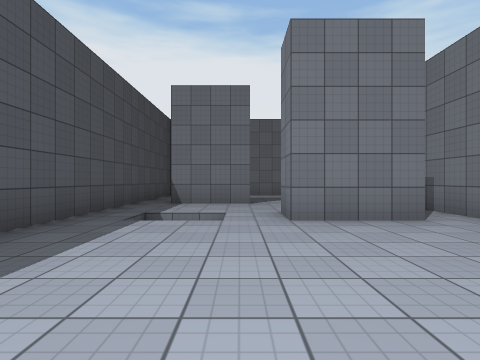
[1] (above)

19 first-person views from a walk through a scene from a Unity 3-D project. The camera is 1.2 m above the floor, looks level and sees 80° across. The floor is counted in squares, 2 m on a side. Each view is taken from the middle of a square. On the plan, view 1 faces up. The plan holds only what a view shows up to about 9 squares ahead; the rest is blank. The place goes on beyond the plan. The player character is not drawn. Surface patterns are stand-ins for the level's own textures.

[2]
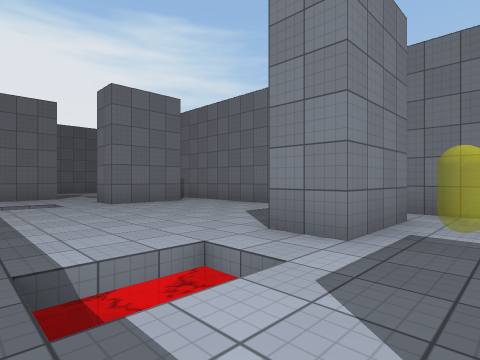

[3]
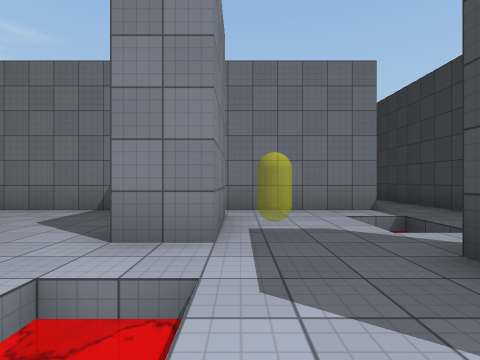

[4]
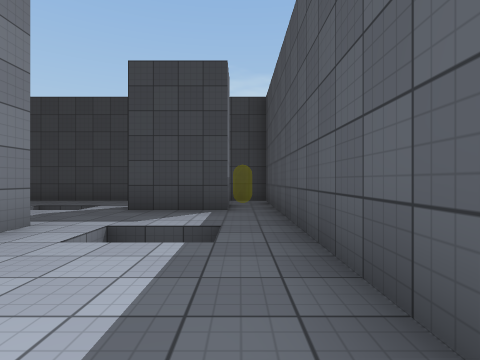

[5]
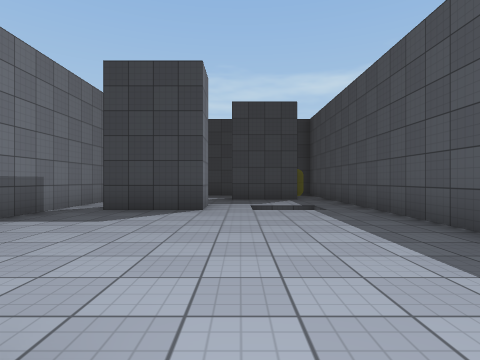

[6]
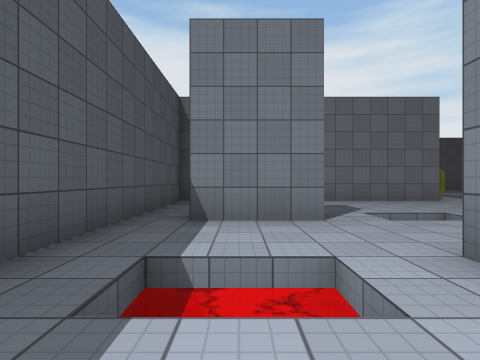

[7]
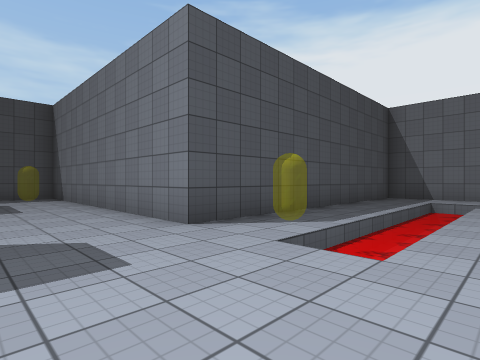

[8]
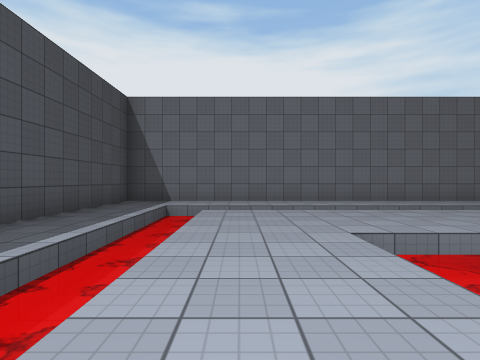

[9]
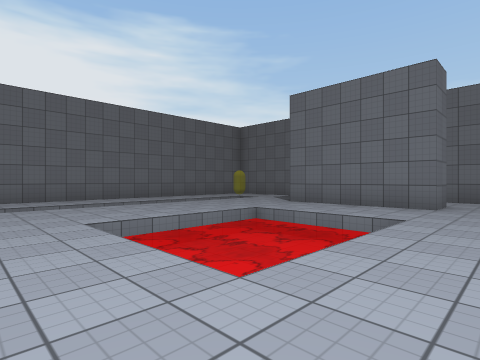

[10]
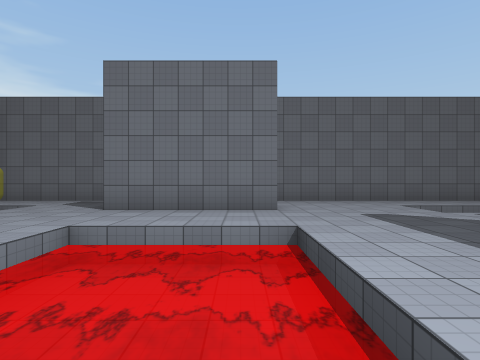

[11]
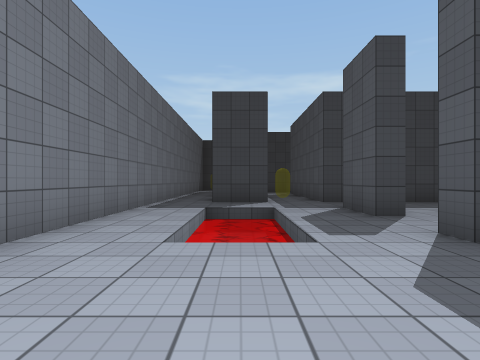

[12]
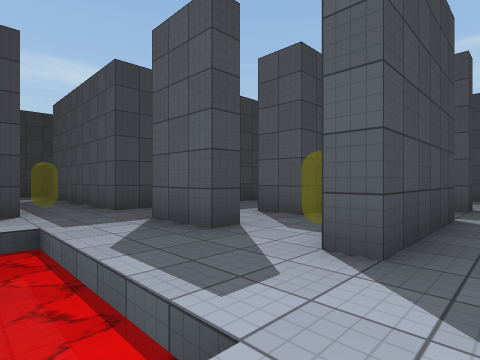

[13]
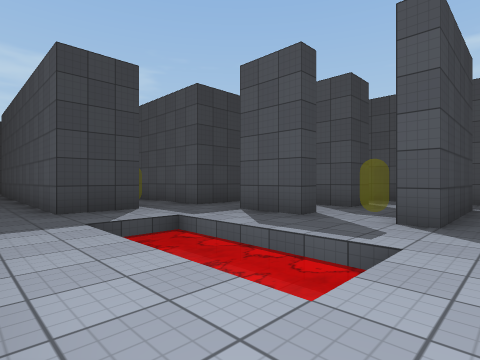

[14]
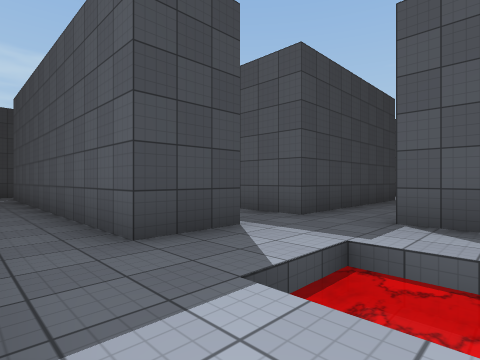

[15]
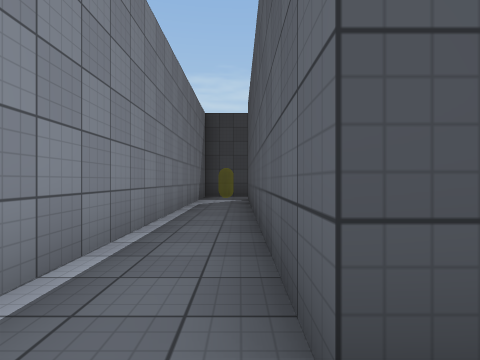

[16]
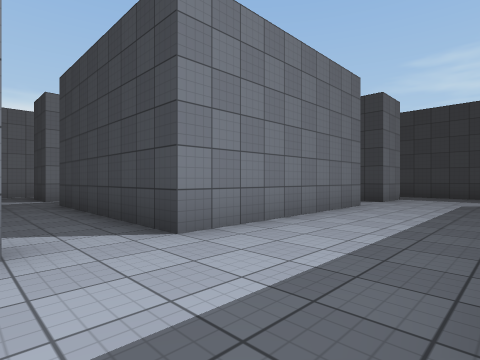

[17]
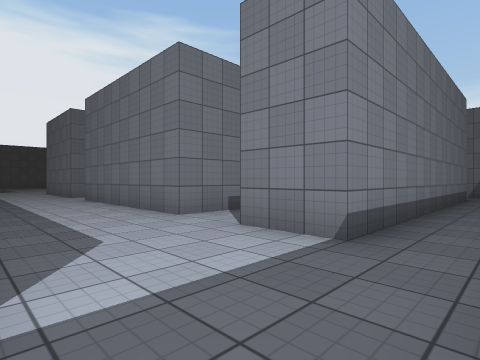

[18]
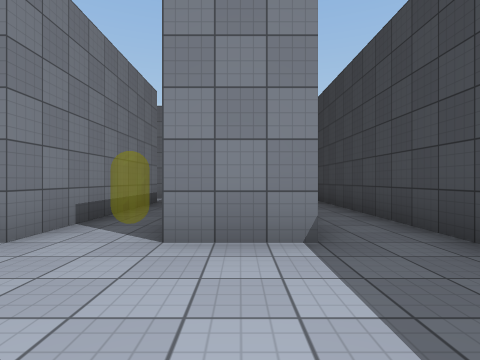

[19]
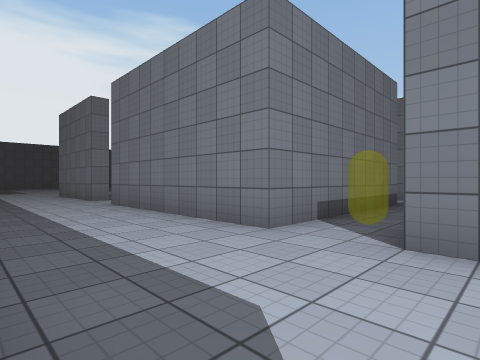

### Floor plan
Key: @ floor where view 1 was taken; # wall or solid block; . floor; = window, fence, low wall or low ledge; ≈ lava the walk keeps out of.
Columns run from 3 left of view 1 to 18 right of it. Each row starts with its distance up from view 1.
 20        ############
 19        #..........   #
 18        #.......... ..#
 17        #..≈≈≈≈≈≈≈ ≈..#
 16        #..≈..........#
 15        #..≈.........
 14        #..≈..≈≈≈..#
 13        #.=≈..≈≈≈..#
 12  #######..≈..≈≈≈..#
 11 #=...................#
 10 #....................#
  9 #.  ........ ........#
  8 #.##.≈.# ..#.###..≈..#
  7 #..... # ..#..=...≈..#
  6 #....  # ..#.##.#.≈..#
  5 #.≈.##.#...#....#.≈..#
  4 #......#.............#
  3 #......#...#####..#..#
  2 #......#...#   #. #..#
  1 #......#...#   #. #..#
  0 #..@...#...#   #..#..#
 -1 #.≈.##.#...#####..#..#
 -2 #....=.#....=.... #..#
 -3 #......#......    #..#
 -4 #.##.≈.#...########..#
 -5 #=# ...............=.#
 -6 #.  ............
 -7 ##  #############

Where each view was taken, in squares from view 1:
view 1: 0 up, 0 right, facing up
view 2: 3 down, 2 left, facing up-right
view 3: 2 down, 2 left, facing right
view 4: 2 up, 2 left, facing down
view 5: 5 up, 0 right, facing down
view 6: 3 up, 1 left, facing up
view 7: 9 up, 8 right, facing up-left
view 8: 11 up, 8 right, facing up
view 9: 10 up, 8 right, facing up-right
view 10: 12 up, 9 right, facing right
view 11: 11 up, 15 right, facing down
view 12: 9 up, 15 right, facing down-left
view 13: 9 up, 17 right, facing down-left
view 14: 6 up, 17 right, facing down-left
view 15: 4 up, 16 right, facing down
view 16: 5 up, 5 right, facing down-right
view 17: 6 down, 5 right, facing up-right
view 18: 4 down, 5 right, facing right
view 19: 4 down, 5 right, facing up-right
